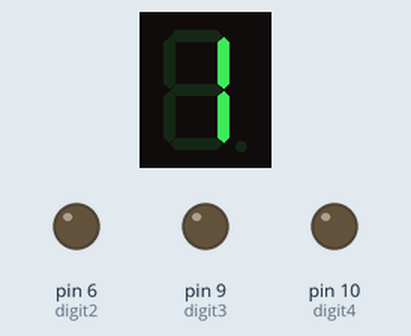
Recording of a sketch running on a simulated Arduino Uno, built with avr-gcc and run on an emulated ATmega328P. Shown: 1-digit seven-segment display, output pins drawn as LEDs (lit = HIGH). Wiring (inferred from the names in the program): 1-digit 7-segment display, segments lit when HIGH: segments pin 1, pin 2, pin 3, pin 4, pin 5, A0, A1, A2. The segment pins are drawn as the display they are named for; pins used as bus, display or sensor lines are not drawn.

Above: at 0.1 s.
At 0.6 s:
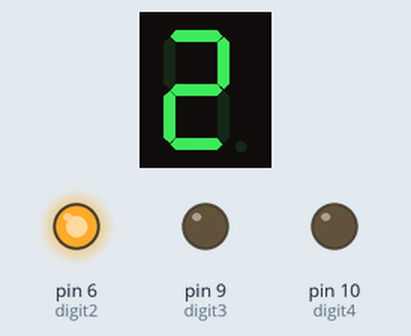
At 1.1 s:
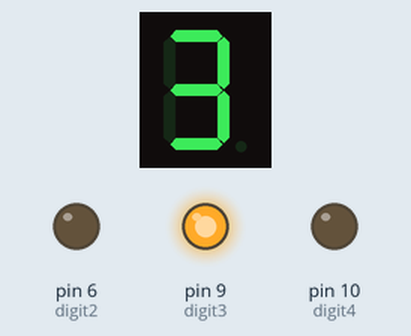
At 1.6 s:
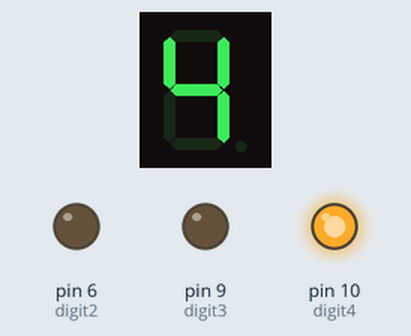
At 2.6 s:
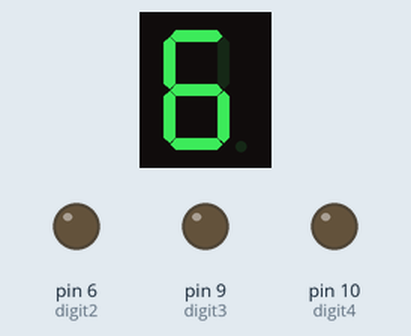
At 4.1 s:
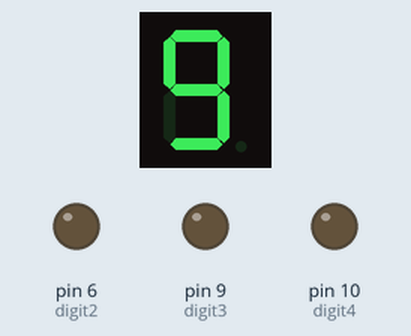
Timing chart, 0 to 39.5 s (numbered marks = the images above):
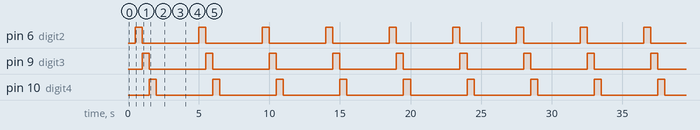

Measured:
- by itself, pin 6 (digit2), pin 9 (digit3), pin 10 (digit4): alternates HIGH for 0.50 s and LOW for 4.0 s
- by itself, everything shown: repeats every 4.5 s, in 9 steps
- what the display in image 1 shows lasts 0.5 s, from 0.5 s to 1.0 s

The sketch:

2.ino
```cpp
// 4 digit 7 segment display
int segmentA = 1;
int segmentB = 2;
int segmentC = 3;
int segmentD = 4;
int segmentE = 5;
int segmentF = A0;
int segmentG = A1;
int segmentDP = A2;

int digit1 = 5;
int digit2 = 6;
int digit3 = 9;
int digit4 = 10;

void setup() {
  pinMode(segmentA, OUTPUT);
  pinMode(segmentB, OUTPUT);
  pinMode(segmentC, OUTPUT);
  pinMode(segmentD, OUTPUT);
  pinMode(segmentE, OUTPUT);
  pinMode(segmentF, OUTPUT);
  pinMode(segmentG, OUTPUT);
  pinMode(segmentDP, OUTPUT);

  pinMode(digit1, OUTPUT);
  pinMode(digit2, OUTPUT);
  pinMode(digit3, OUTPUT);
  pinMode(digit4, OUTPUT);
}
void loop() {
  displayNumber();
}
void displayNumber() {
  for (int digit = 1; digit <= 9; digit++) {
    switch (digit) {
      case 1:
        digitalWrite(digit1, HIGH);
        break;
      case 2:
        digitalWrite(digit2, HIGH);
        break;
      case 3:
        digitalWrite(digit3, HIGH);
        break;
      case 4:
        digitalWrite(digit4, HIGH);
        break;
    }
    displaySegment(digit);  // แสดงผลบน 7-Segment ขนาด 1 หลัก
    delay(500);             // หน่วงเวลา 0.5 วินาที
    //Turn off all digits
    digitalWrite(digit1, LOW);
    digitalWrite(digit2, LOW);
    digitalWrite(digit3, LOW);
    digitalWrite(digit4, LOW);
  }
}
void displaySegment(int numberToDisplay) {
  switch (numberToDisplay) {
    case 1:  // แสดงผลเลข 1
      digitalWrite(segmentA, LOW);
      digitalWrite(segmentB, HIGH);
      digitalWrite(segmentC, HIGH);
      digitalWrite(segmentD, LOW);
      digitalWrite(segmentE, LOW);
      digitalWrite(segmentF, LOW);
      digitalWrite(segmentG, LOW);
      break;

    case 2:  // แสดงผลเลข 2
      digitalWrite(segmentA, HIGH);
      digitalWrite(segmentB, HIGH);
      digitalWrite(segmentC, LOW);
      digitalWrite(segmentD, HIGH);
      digitalWrite(segmentE, HIGH);
      digitalWrite(segmentF, LOW);
      digitalWrite(segmentG, HIGH);
      break;

    case 3:  // แสดงผลเลข 3
      digitalWrite(segmentA, HIGH);
      digitalWrite(segmentB, HIGH);
      digitalWrite(segmentC, HIGH);
      digitalWrite(segmentD, HIGH);
      digitalWrite(segmentE, LOW);
      digitalWrite(segmentF, LOW);
      digitalWrite(segmentG, HIGH);
      break;

    case 4:  // แสดงผลเลข 4
      digitalWrite(segmentA, LOW);
      digitalWrite(segmentB, HIGH);
      digitalWrite(segmentC, HIGH);
      digitalWrite(segmentD, LOW);
      digitalWrite(segmentE, LOW);
      digitalWrite(segmentF, HIGH);
      digitalWrite(segmentG, HIGH);
      break;
    case 5:  // แสดงผลเลข 5
      digitalWrite(segmentA, HIGH);
      digitalWrite(segmentB, LOW);
      digitalWrite(segmentC, HIGH);
      digitalWrite(segmentD, HIGH);
      digitalWrite(segmentE, LOW);
      digitalWrite(segmentF, HIGH);
      digitalWrite(segmentG, HIGH);
      break;

    case 6:  // แสดงผลเลข 6
      digitalWrite(segmentA, HIGH);
      digitalWrite(segmentB, LOW);
      digitalWrite(segmentC, HIGH);
      digitalWrite(segmentD, HIGH);
      digitalWrite(segmentE, HIGH);
      digitalWrite(segmentF, HIGH);
      digitalWrite(segmentG, HIGH);
      break;

    case 7:  // แสดงผลเลข 7
      digitalWrite(segmentA, HIGH);
      digitalWrite(segmentB, HIGH);
      digitalWrite(segmentC, HIGH);
      digitalWrite(segmentD, LOW);
      digitalWrite(segmentE, LOW);
      digitalWrite(segmentF, LOW);
      digitalWrite(segmentG, LOW);
      break;

    case 8:  // แสดงผลเลข 8
      digitalWrite(segmentA, HIGH);
      digitalWrite(segmentB, HIGH);
      digitalWrite(segmentC, HIGH);
      digitalWrite(segmentD, HIGH);
      digitalWrite(segmentE, HIGH);
      digitalWrite(segmentF, HIGH);
      digitalWrite(segmentG, HIGH);
      break;

    case 9:  // แสดงผลเลข 9
      digitalWrite(segmentA, HIGH);
      digitalWrite(segmentB, HIGH);
      digitalWrite(segmentC, HIGH);
      digitalWrite(segmentD, HIGH);
      digitalWrite(segmentE, LOW);
      digitalWrite(segmentF, HIGH);
      digitalWrite(segmentG, HIGH);
      break;
  }
}
```
